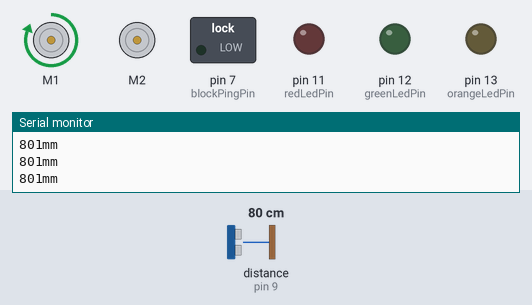
Simulated run of this sketch. Board: Arduino Uno, built with avr-gcc and run on an emulated ATmega328P. On the bench: 2 × DC motor (green arrow = forward, orange = backward, longer = faster), switched loads named in the sketch (green lamp = pin HIGH), output pins drawn as LEDs (lit = HIGH), the last lines printed to the serial monitor. Wiring (inferred from the names in the program): ultrasonic range finder: trigger pin 10; echo pin 9. Inputs (shaded band) come from the test bench; at power-on: distance to the obstacle (sensor on pin 9) 80 cm. The echo pulse lasts 58.3 µs per cm; pins used as bus, display or sensor lines are not drawn.

Above: at 1.2 s.
1.3 s: distance to the obstacle (sensor on pin 9) set to 4 cm
At 1.47 s:
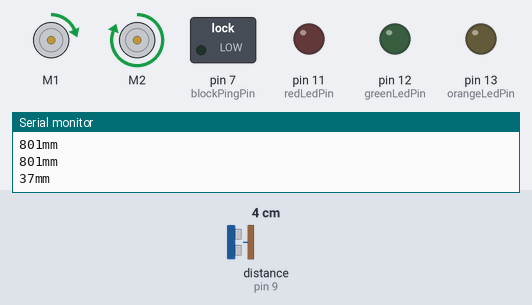
4.3 s: distance to the obstacle (sensor on pin 9) set to 9 cm
At 4.5 s:
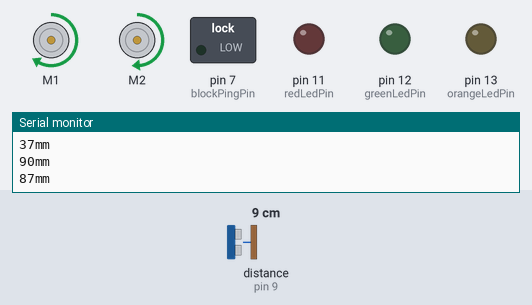
7.3 s: distance to the obstacle (sensor on pin 9) set to 2 cm
8.8 s: distance to the obstacle (sensor on pin 9) set to 18 cm
At 9.2 s:
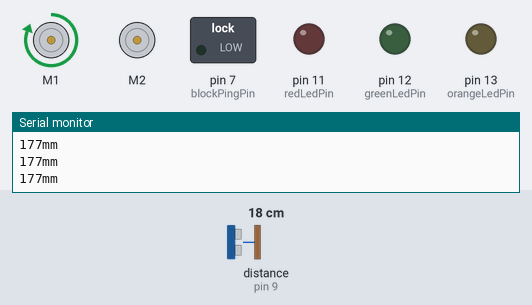
Timing chart, 0 to 11.3 s (numbered marks = the images above; inputs shaded):
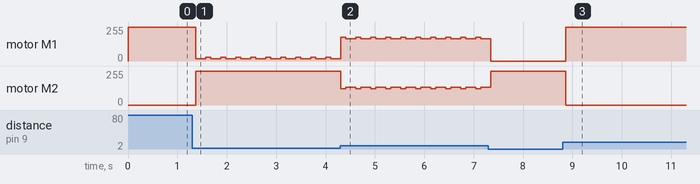

Measured:
- after the input at 1.3 s, motor M1: alternates forward 27/255 for 0.10 s and forward 18/255 for 0.20 s, starting after 0.07 s; motor M2: stopped → forward 255/255 after 0.07 s
- after the input at 4.3 s, motor M2: alternates forward 132/255 for 0.20 s and forward 123/255 for 0.10 s, starting at once
- after the input at 8.8 s, motor M1: stopped → forward 255/255 after 0.06 s; motor M2: forward 255/255 → stopped after 0.06 s

The sketch:

Tunnel_Driving.ino
```cpp
// motor bits
#include <Wire.h>
#include <Adafruit_MotorShield.h>
#include "utility/Adafruit_MS_PWMServoDriver.h"
Adafruit_MotorShield AFMS = Adafruit_MotorShield();
Adafruit_DCMotor *motorLeft = AFMS.getMotor(1);
Adafruit_DCMotor *motorRight = AFMS.getMotor(2);

// Define all pin numbers (updated for prototype board)
const int sensorLeftPinDigital = 2;
const int sensorRightPinDigital =  3;
const int sensorForwardLeftPinDigital = 4;
const int sensorForwardRightPinDigital = 5;
const int sensorLeftPinAnalog = A0;
const int sensorRightPinAnalog =  A1;
const int sensorForwardLeftPinAnalog = A2;
const int sensorForwardRightPinAnalog = A3;
const int blockReceivePin = 6;
const int blockPingPin = 7;
const int grabberServoPin = 8;
const int tunnelReceivePin = 9;
const int tunnelPingPin = 10;
const int redLedPin = 11;
const int greenLedPin = 12;
const int orangeLedPin = 13;

// Define other constants
const int kp = 3;
const int ki = 3;
const int target = 81;
int I, P, prev_I, error;
unsigned long current_time = 0;
unsigned long prev_time = 0;

 void setup() {
  // initialize serial communication:
  Serial.begin(9600);
  pinMode(sensorLeftPinDigital, INPUT);
  pinMode(sensorRightPinDigital, INPUT);
  pinMode(sensorForwardLeftPinDigital, INPUT);
  pinMode(sensorForwardRightPinDigital, INPUT);
  pinMode(sensorLeftPinAnalog, INPUT);
  pinMode(sensorRightPinAnalog, INPUT);
  pinMode(sensorForwardLeftPinAnalog, INPUT);
  pinMode(sensorForwardRightPinAnalog, INPUT);
  pinMode(blockPingPin, OUTPUT);
  pinMode(blockReceivePin, INPUT);
  pinMode(tunnelPingPin, OUTPUT);
  pinMode(tunnelReceivePin, INPUT);
  pinMode(orangeLedPin, OUTPUT);
  digitalWrite(orangeLedPin, LOW);
  pinMode(greenLedPin, OUTPUT);
  digitalWrite(greenLedPin, LOW);
  pinMode(redLedPin, OUTPUT);
  digitalWrite(redLedPin, LOW);
  AFMS.begin();
  const int med_speed = 150;
  motorLeft->setSpeed(med_speed);
  motorRight->setSpeed(med_speed);
 }

 void loop() {
   motorLeft->run(FORWARD);
   motorRight->run(FORWARD);
   const int med_speed = 150;
   // establish variables for duration of the ping, and the distance result
   // in inches and centimeters:
   long pingTime, mm;

   // The PING))) is triggered by a HIGH pulse of 2 or more microseconds.
   // Give a short LOW pulse beforehand to ensure a clean HIGH pulse:
   pinMode(tunnelPingPin, OUTPUT);
   digitalWrite(tunnelPingPin, LOW);
   delayMicroseconds(2);
   digitalWrite(tunnelPingPin, HIGH);
   delayMicroseconds(5);
   digitalWrite(tunnelPingPin, LOW);

   // The same pin is used to read the signal from the PING))): a HIGH pulse
   // whose duration is the time (in microseconds) from the sending of the ping
   // to the reception of its echo off of an object.
   pinMode(tunnelReceivePin, INPUT);
   pingTime = pulseIn(tunnelReceivePin, HIGH);

   // convert the time into a distance
   mm = distance_in_millimeters(pingTime);
   Serial.print(mm);
   Serial.print("mm");
   Serial.println();

   //controlling motor
 P = target - mm;
    I = prev_I + P*(current_time-prev_time);
    error = kp*P + ki*I;
    prev_time = current_time;
    prev_I = I;

    double speedLeft = med_speed - error;
    double speedRight = med_speed + error;

    if(speedLeft > 255){
      speedLeft = 255;
    }
    if(speedLeft < 0){
      speedLeft = 0;
    }
     if(speedRight > 255){
      speedRight = 255;
    }
    if(speedRight < 0){
      speedRight = 0;
    }

    motorLeft->setSpeed(speedLeft);
    motorRight->setSpeed(speedRight);


   delay(100);
 }
 long distance_in_millimeters(long microseconds){
   // The speed of sound is 340 m/s or 29 microseconds per centimeter.
   // The ping travels out and back, so to find the distance of the object we
   // take half of the distance travelled.
   return microseconds / 2.9 / 2;
 }
```
